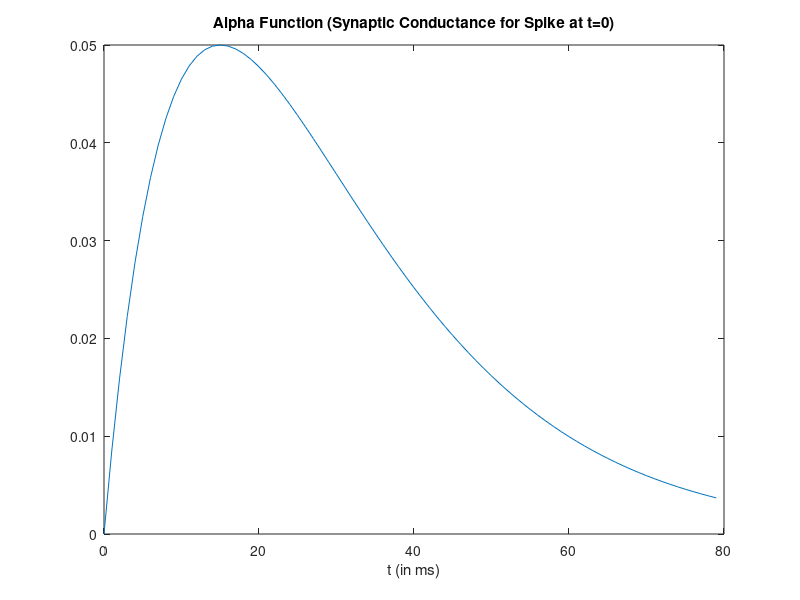
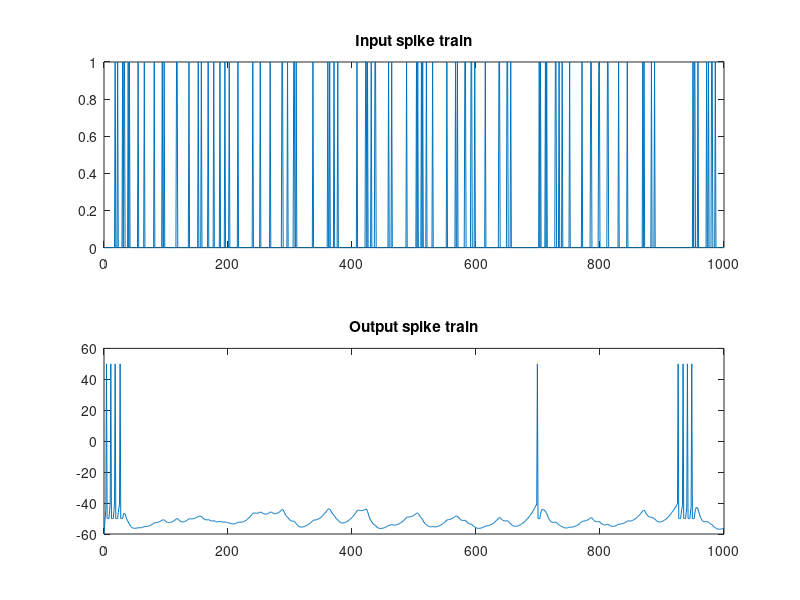
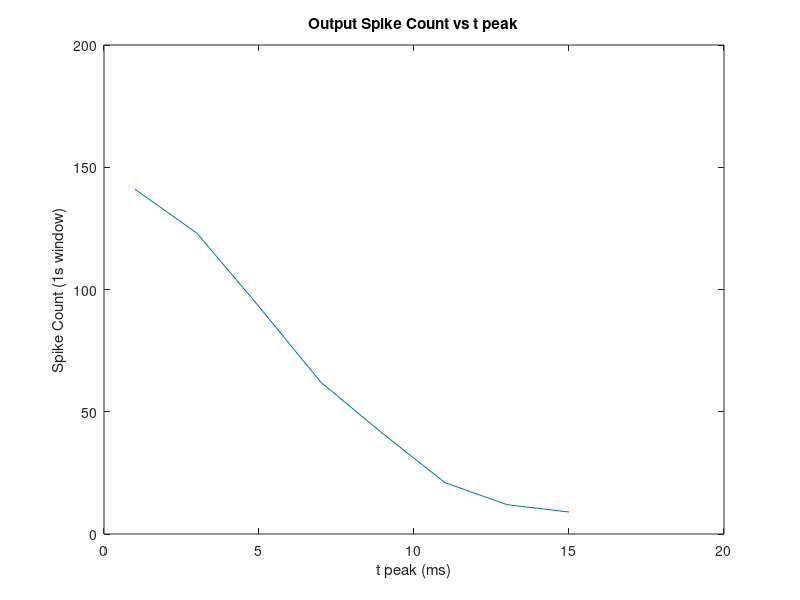

These charts were generated, in order, by the following MATLAB code:
% Fire a neuron via alpha function synapse and random input spike train
% R Rao 2007

clear
output_spikes = []
input_spikes = []
%for thr = .7:.05:.95
%    for i = 1:5
%rand('state',0)
% I & F implementation dV/dt = - V/RC + I/C
h = 1; % step size, Euler method, = dt ms
t_max= 1000; % ms, simulation time period
tstop = t_max/h; % number of time steps
ref = 0; % refractory period counter


% Generate random input spikes
% Note: This is not entirely realistic - no refractory period
% Also: if you change step size h, input spike train changes too...
spike_train = rand(tstop,1);
thr = 0.9; % threshold for random spikes
spike_train(find(spike_train > thr)) = ones(size((find(spike_train > thr))));
spike_train(find(spike_train < thr)) = zeros(size((find(spike_train < thr))));

% alpha func synaptic conductance
t_a = 100; % Max duration of syn conductance
t_peak = 1:2:15; % ms
for t_peak = 1:2:15
g_peak = 0.05; % nS (peak synaptic conductance)
const = g_peak/(t_peak*exp(-1)); 
t_vec = 0:h:t_a;
alpha_func = const*t_vec.*(exp(-t_vec/t_peak));
figure(1);clf
plot(t_vec(1:80),alpha_func(1:80))
xlabel('t (in ms)')
title('Alpha Function (Synaptic Conductance for Spike at t=0)')
%pause(2) 

% capacitance and leak resistance
C = 0.5 % nF
R = 40 % M ohms

% conductance and associated parameters to simulate spike rate adaptation
g_ad = 0; 
G_inc = 1/h;
tau_ad = 2;

% Initialize basic parameters
E_leak = -60; % mV, equilibrium potential
E_syn = -65; % Excitatory synapse (why is this excitatory?)
g_syn = 0; % Current syn conductance
V_th = -40; % spike threshold mV
V_spike = 50; % spike value mV
ref_max = 4/h; % Starting value of ref period counter
t_list = [];
V = E_leak;
V_trace = [V];
t_trace = [0];

figure(2);clf
subplot(2,1,1)
plot(0:h:t_max,[0; spike_train])
title('Input spike train')

input_spikes = [input_spikes sum(spike_train)]
I_inj = 2.8; %in nA

for t = 1:tstop

   % Compute input
   if (spike_train(t) > 0) % check for input spike
    t_list = [t_list; 1];
   end   
   % Calculate synaptic current due to current and past input spikes
   g_syn = sum(alpha_func(t_list));
   I_syn = g_syn*(E_syn - V); 
   I_syn = I_syn + I_inj;

   % Update spike times
   if t_list
     t_list = t_list + 1;
     if (t_list(1) == t_a)  % Reached max duration of syn conductance
       t_list = t_list(2:max(size(t_list)));
     end
   end

   % Compute membrane voltage
   % Euler method: V(t+h) = V(t) + h*dV/dt
   if ~ref
     V = V + h*(- ((V-E_leak)*(1+R*g_ad)/(R*C)) + (I_syn/C));
     g_ad = g_ad + h*(- g_ad/tau_ad); % spike rate adaptation
   else
     ref = ref - 1;
     V = V_th-10; % reset voltage after spike
     g_ad = 0;
   end
   
   % Generate spike
   if ((V > V_th) & ~ref)
     V = V_spike;
     ref = ref_max;
     g_ad = g_ad + G_inc;
   end

   V_trace = [V_trace V];
   t_trace = [t_trace t*h];   
end
output_spikes = [output_spikes sum(V_trace==50)]
%    end
%end

subplot(2,1,2)
plot(t_trace,V_trace)
drawnow
title('Output spike train')
end

% Question 3a
% figure(3)
% plot(.5:.5:10,output_spikes)
% xlabel('t_peak')
% ylabel('Spike Count (200 ms period)')
% title('t peak vs Spike Count')

% Calculate output spike rates for input spike rates that vary in threshold
% (Question 3b)
% for i=1:6
%     mean_inp_sp(i) = mean(input_spikes(i:i*5));
%     mean_out_sp(i) = mean(output_spikes(i:i*5));
% end
% figure(4);hold on;
% plot(mean_inp_sp,mean_out_sp);
% title('Input Spike Rate vs Output Spike Rate')
% xlabel('Input Spike Rate (sp/s)')
% ylabel('Output Spike Rate (sp/s)')

% Question 3c
figure(5);
plot(1:2:15,output_spikes)
title('Output Spike Count vs t peak')
xlabel('t peak (ms)')
ylabel('Spike Count (1s window)')
